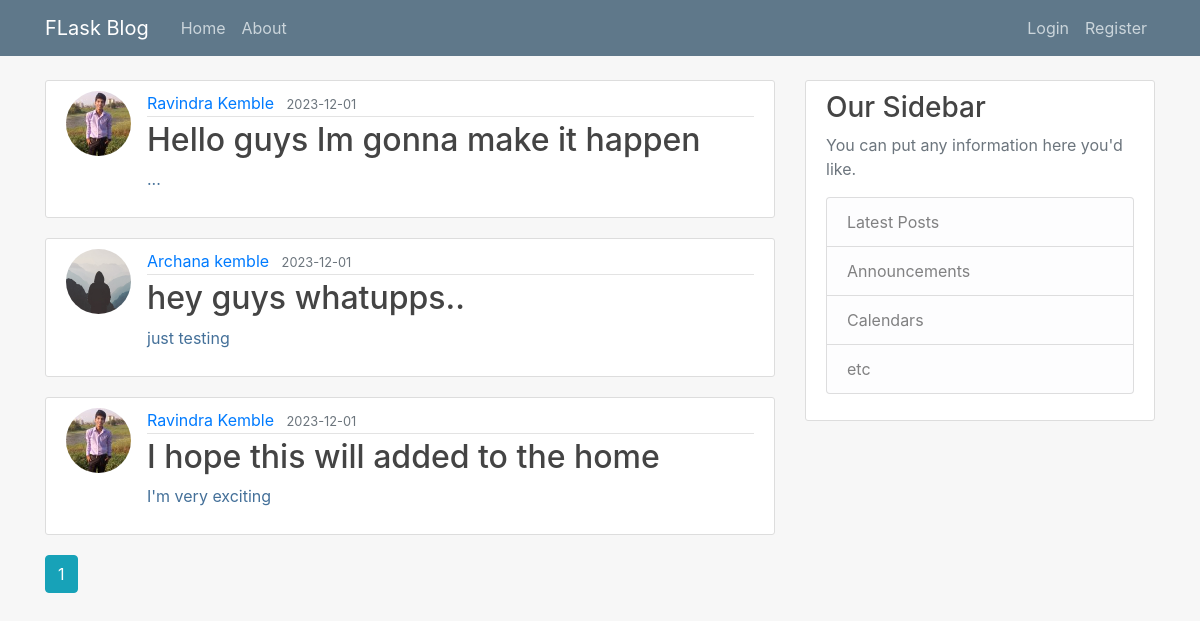
The page /home on the database its author committed.
### flaskblog/models.py (models this page shows, shortened)
class Post(db.Model):
    id = db.Column(db.Integer, primary_key=True)
    title = db.Column(db.String(100), nullable=False)
    date_posted = db.Column(db.DateTime, nullable=False, default=datetime.utcnow)
    content = db.Column(db.Text, nullable=False)
    user_id = db.Column(db.Integer, db.ForeignKey('user.id'), nullable=False)

class User(db.Model, UserMixin):
    id = db.Column(db.Integer, primary_key=True)
    username = db.Column(db.String(20), unique=True, nullable=False)
    email = db.Column(db.String(120), unique=True, nullable=False)
    image_file = db.Column(db.String(20), nullable=False, default='default.jpg')
    password = db.Column(db.String(60), nullable=False)
    posts = db.relationship('Post', backref='author', lazy=True)

### flaskblog/main/routes.py (the view)
@main.route('/')
@main.route('/home')
def home():
    page = request.args.get('page', 1, type=int)
    posts = Post.query.order_by(Post.date_posted.desc()).paginate(page=page, per_page=4)
    return render_template('home.html', posts=posts)

### flaskblog/templates/home.html
{% extends "layout.html" %}
{% block content %}
    {% for post in posts.items %}
        <article class="media content-section">
          <img class="rounded-circle article-img" src="{{ url_for('static', filename='profile_pics/'  + post.author.image_file) }}">
          <div class="media-body">
            <div class="article-metadata">
              <a class="mr-2" href="{{ url_for('users.user_posts', username=post.author.username) }}">{{ post.author.username }}</a>
              <small class="text-muted">{{ post.date_posted.strftime('%Y-%m-%d') }}</small>
            </div>
            <h2><a class="article-title" href="{{ url_for('posts.post', post_id=post.id) }}">{{ post.title }}</a></h2>
            <p class="article-content">{{ post.content }}</p>
          </div>
        </article>
    {% endfor %}
    {% for page_num in posts.iter_pages(left_edge=1, right_edge=1, left_current=1, right_current=2 ) %}
        {% if page_num %}
            {% if posts.page == page_num %}
                <a class="btn btn-info mb-4" href="{{ url_for('main.home', page= page_num) }}">{{ page_num }}</a>
            {% else %}
                <a class="btn btn-outline-info mb-4" href="{{ url_for('main.home', page= page_num) }}">{{ page_num }}</a>
            {% endif %}
        {% else %}
            ...
        {% endif %}
    {% endfor %}
{% endblock content %}

### flaskblog/templates/layout.html (shortened to what this page needs)
<!DOCTYPE html>
<html lang="en">
<head>
    <link rel="stylesheet" href="https://cdn.jsdelivr.net/npm/bootstrap@4.4.1/dist/css/bootstrap.min.css">
    <link rel="stylesheet" href="{{ url_for('static', filename='main.css') }}">
</head>
<body>
    <header class="site-header">
        <nav class="navbar navbar-expand-lg navbar-dark bg-steel">
            <div class="container">
                <a class="navbar-brand mr-4" href="{{ url_for('main.home') }}">FLask Blog</a>
                <div class="collapse navbar-collapse" id="navbarToggle">
                    <ul class="navbar-nav mr-auto">
                        <li class="nav-item">
                            <a class="nav-link" href="{{ url_for('main.home') }}">Home<span class="sr-only">(current)</span></a>
                        </li>
                        <li class="nav-item">
                            <a class="nav-link" href="{{ url_for('main.about') }}">About</a>
                        </li>
                    </ul>
                    <div class="navbar-nav">
                        {% if current_user.is_authenticated %}
                        <a class="nav-item nav-link" href="{{ url_for('posts.new_post') }}">New Post</a>
                        <a class="nav-item nav-link" href="{{ url_for('users.account') }}">Account</a>
                        <a class="nav-item nav-link" href="{{ url_for('users.logout') }}">Logout</a>
                        {% else %}
                        <a class="nav-item nav-link" href="{{ url_for('users.login') }}">Login</a>
                        <a class="nav-item nav-link" href="{{ url_for('users.register') }}">Register</a>
                        {% endif %}
                    </div>
                </div>
            </div>
        </nav>
    </header>
    <br>
    <main role="main" class="container">
        <div class="row">
          <div class="col-md-8">
            {% block content %}{% endblock %}
        </div>
        <div class="col-md-4">
            <div class="content-section">
              <h3>Our Sidebar</h3>
              <p class='text-muted'>You can put any information here you'd like.
                <ul class="list-group">
                  <li class="list-group-item list-group-item-light">Latest Posts</li>
                  <li class="list-group-item list-group-item-light">Announcements</li>
                  <li class="list-group-item list-group-item-light">Calendars</li>
                  <li class="list-group-item list-group-item-light">etc</li>
                </ul>
              </p>
            </div>
        </div>
    </main>
</body>
</html>

### flaskblog/static/main.css (style rules this page uses)
body { background: #F7F7F7 !important ; color: #447099 !important ; }
h1, h2, h3, h4, h5, h6 { color: #444444; }
.bg-steel { background-color: #5f788a !important; }
.site-header .navbar-nav .nav-link { color: #cbd5db; }
.content-section { background: #ffffff; padding: 10px 20px; border: 1px solid #dddddd; border-radius: 3px; margin-bottom: 20px; }
.article-title { color: #444444; }
.article-content { white-space: pre-line; }
.article-img { height: 65px; width: 65px; margin-right: 16px; }
.article-metadata { padding-bottom: 1px; margin-bottom: 4px; border-bottom: 1px solid #e3e3e3 }

### rows shown on the page
Post: image_file (picture), author.username "Ravindra Kemble", date_posted "2023-12-01", title "Hello guys Im gonna make it happen", content "..."
Post: image_file (placeholder picture), author.username "Archana kemble", date_posted "2023-12-01", title "hey guys whatupps..", content "just testing"
Post: image_file (picture), author.username "Ravindra Kemble", date_posted "2023-12-01", title "I hope this will added to the home", content "I'm very exciting"

### other values the page prints
{{ page_num }} "1"
